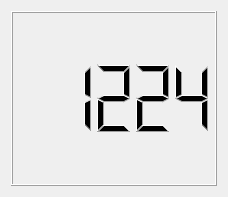
<?xml version="1.0" encoding="UTF-8"?>
<ui version="4.0">
 <class>Clock</class>
 <widget class="QWidget" name="Clock">
  <property name="geometry">
   <rect>
    <x>0</x>
    <y>0</y>
    <width>228</width>
    <height>197</height>
   </rect>
  </property>
  <property name="windowTitle">
   <string>Form</string>
  </property>
  <layout class="QHBoxLayout" name="horizontalLayout">
   <item>
    <widget class="QLCDNumber" name="lcdNumber">
     <property name="intValue" stdset="0">
      <number>1224</number>
     </property>
    </widget>
   </item>
  </layout>
 </widget>
 <resources/>
 <connections/>
</ui>
